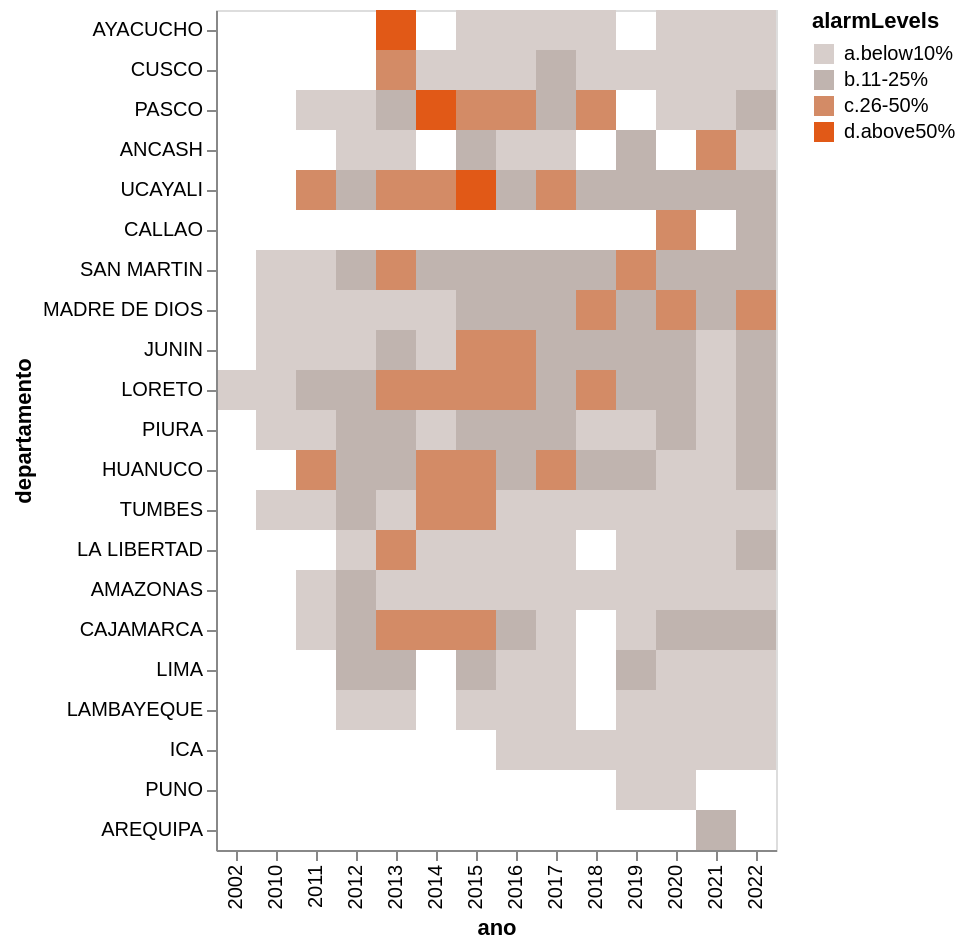

The notebook cell this image was saved under:
### Markdown cell above
Another plot

### Code cell
# --- Base chart: shared x/y across both layers ---
# y is sorted by high_alarm_order (frequency of severe years), computed
# in the wrangling step above -- NOT by a built-in EncodingSortField op,
# since Vega-Lite can't conditionally count "years above a threshold" on
# its own.
alt_WorstDepa = alt.Chart(ByYearDepaAlarm_focus).encode(
    x='ano:O',
    y=alt.Y('departamento:N', sort=high_alarm_order)
)

# --- Layer 1: heatmap coloring by binned alarm level ---
enc1_WorstDepa = alt_WorstDepa.encode(
    color=alt.Color('alarmLevels:O').scale(scheme="lightgreyred", reverse=False)
)

enc1_WorstDepa.mark_rect()

### Figure 1 — Vega specification as saved in the notebook (floating-point values rounded to 4 significant figures; data arrays with more than 128 entries replaced by an {"elided": "..."} marker saying what was removed)
{"$schema": "https://vega.github.io/schema/vega/v5.json", "data": [{"name": "source_0", "values": {"elided": "203 records"}}, {"name": "source_0_x_domain_ano", "values": [{"ano": 2002}, {"ano": 2010}, {"ano": 2011}, {"ano": 2012}, {"ano": 2013}, {"ano": 2014}, {"ano": 2015}, {"ano": 2016}, {"ano": 2017}, {"ano": 2018}, {"ano": 2019}, {"ano": 2020}, {"ano": 2021}, {"ano": 2022}]}, {"name": "source_0_y_domain_departamento", "values": [{"departamento": "LORETO", "sort_field": 9.0}, {"departamento": "JUNIN", "sort_field": 8.0}, {"departamento": "MADRE DE DIOS", "sort_field": 7.0}, {"departamento": "PIURA", "sort_field": 10.0}, {"departamento": "SAN MARTIN", "sort_field": 6.0}, {"departamento": "TUMBES", "sort_field": 12.0}, {"departamento": "AMAZONAS", "sort_field": 14.0}, {"departamento": "CAJAMARCA", "sort_field": 15.0}, {"departamento": "HUANUCO", "sort_field": 11.0}, {"departamento": "PASCO", "sort_field": 2.0}, {"departamento": "UCAYALI", "sort_field": 4.0}, {"departamento": "ANCASH", "sort_field": 3.0}, {"departamento": "LA LIBERTAD", "sort_field": 13.0}, {"departamento": "LAMBAYEQUE", "sort_field": 17.0}, {"departamento": "LIMA", "sort_field": 16.0}, {"departamento": "AYACUCHO", "sort_field": 0.0}, {"departamento": "CUSCO", "sort_field": 1.0}, {"departamento": "ICA", "sort_field": 18.0}, {"departamento": "PUNO", "sort_field": 19.0}, {"departamento": "CALLAO", "sort_field": 5.0}, {"departamento": "AREQUIPA", "sort_field": 20.0}]}, {"name": "source_0_color_domain_alarmLevels", "values": [{"alarmLevels": "a.below10%"}, {"alarmLevels": "c.26-50%"}, {"alarmLevels": "b.11-25%"}, {"alarmLevels": "d.above50%"}]}], "signals": [{"name": "x_step", "value": 20}, {"name": "width", "update": "bandspace(domain('x').length, 0, 0) * x_step"}, {"name": "y_step", "value": 20}, {"name": "height", "update": "bandspace(domain('y').length, 0, 0) * y_step"}], "marks": [{"type": "rect", "name": "marks", "from": {"data": "source_0"}, "encode": {"update": {"y": {"field": "departamento", "scale": "y"}, "x": {"field": "ano", "scale": "x"}, "height": {"signal": "max(0.25, bandwidth('y'))"}, "fill": {"field": "alarmLevels", "scale": "color"}, "width": {"signal": "max(0.25, bandwidth('x'))"}}}, "style": ["rect"]}], "scales": [{"name": "x", "type": "band", "domain": {"data": "source_0_x_domain_ano", "field": "ano", "sort": true}, "range": {"step": {"signal": "x_step"}}, "paddingOuter": 0, "paddingInner": 0}, {"name": "y", "type": "band", "domain": {"data": "source_0_y_domain_departamento", "field": "departamento", "sort": {"op": "max", "field": "sort_field"}}, "range": {"step": {"signal": "y_step"}}, "paddingInner": 0, "paddingOuter": 0}, {"name": "color", "type": "ordinal", "domain": {"data": "source_0_color_domain_alarmLevels", "field": "alarmLevels", "sort": true}, "range": {"scheme": "lightgreyred"}, "reverse": false, "interpolate": "hcl"}], "axes": [{"scale": "x", "grid": false, "labelBaseline": "middle", "labelAlign": "right", "zindex": 1, "title": "ano", "orient": "bottom", "labelAngle": 270}, {"scale": "y", "zindex": 1, "title": "departamento", "orient": "left", "grid": false}], "padding": 5, "legends": [{"fill": "color", "symbolType": "square", "title": "alarmLevels"}], "background": "white", "style": "cell"}
